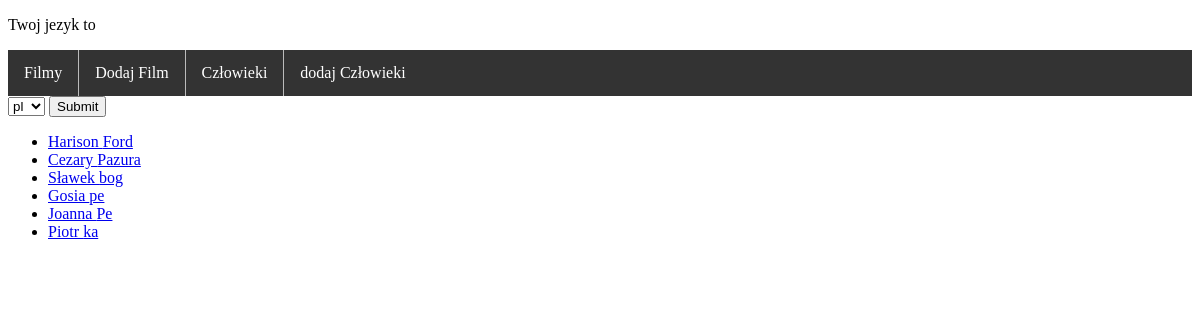
Page /movie_app/persons/ on the committed database.
### movie_app/models.py (models this page shows, shortened)
class Person(models.Model):
    first_name = models.CharField(max_length=123)
    last_name = models.CharField(max_length=123)

### movie_app/views.py (the view)
# urls.py: path('persons/', views.persons_view, name='person_list'),
def persons_view(request):
    persons = Person.objects.all()
    messages = request.session.get('messages', [])
    if 'messages' in request.session:
        del request.session['messages']
    return render(request, 'movie_app/person.html', {'persons': persons,
                                                     'messages': messages})

### movie_app/templates/movie_app/person.html (shortened to what this page needs)
{% extends 'base/base.html' %}
{% block zawartosc %}
    <ul>
        {% for person in persons %}
            <li><a href="{% url 'person_edit' person.id %}"> {{ person.first_name }} {{ person.last_name }}</a></li>
        {% endfor %}
    </ul>
{% endblock %}

### base/templates/base/style.html (style rules this page uses)
li:last-child { border-right: none; }

### rows in the picture
Person: first_name "Harison", last_name "Ford"
Person: first_name "Cezary", last_name "Pazura"
Person: first_name "Sławek", last_name "bog"
Person: first_name "Gosia", last_name "pe"
Person: first_name "Joanna", last_name "Pe"
Person: first_name "Piotr", last_name "ka"
